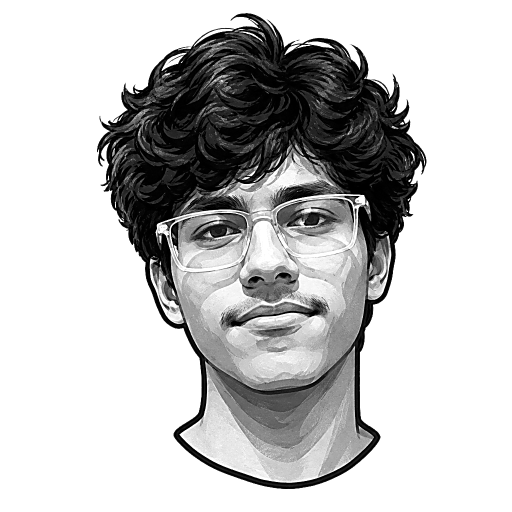
#> input picture source-prepped.png, 1024 x 1024 px (shown at 1/2 size)
$ python make_ascii_svg.py
#> lines starting #> are read from the running program, lines starting #| are printed output that depends on the picture; long printed decimals are rounded
#!/usr/bin/env python3
"""
Convert prepped portrait into an animated monochrome ASCII terminal SVG.
GitHub renders SVGs embedded via <img> and runs SMIL/CSS animations.
Rows are revealed with a staggered terminal sweep effect.
"""
import html
import os
import sys
from PIL import Image, ImageEnhance, ImageFilter

HERE = os.path.dirname(os.path.abspath(__file__))
SRC = sys.argv[1] if len(sys.argv) > 1 else os.path.join(HERE, "..", "source-prepped.png")
OUT = sys.argv[2] if len(sys.argv) > 2 else os.path.join(HERE, "..", "rushi-ascii.svg")

COLS = int(os.environ.get("COLS", 148))
ART_W_TARGET = 800
CELL_W = ART_W_TARGET / COLS
CELL_H = CELL_W * 15 / 8
ROWS = round(COLS * 8 / 15)
RAMP = " .:-=+*#%@"  # light -> dark; leading space clears white background

CONTRAST = 1.15
BRIGHTNESS = 1.0
GAMMA = 0.88
WHITE_FLOOR = 0.92    # only background becomes blank space; subject retains full character coverage

PAD = 20
TITLEBAR_H = 30
STATUS_H = 30
ART_W = COLS * CELL_W
ART_H = ROWS * CELL_H
CANVAS_W = ART_W + PAD * 2
CANVAS_H = TITLEBAR_H + ART_H + STATUS_H + PAD

BG = "#0d1117"
BG2 = "#111722"
FRAME = "#30363d"
TITLE_TEXT = "#7d8590"
INK = "#e6edf3"
CURSOR = "#c59b27"

ROW_DUR = 5.8 / ROWS
STAGGER = ROW_DUR

def generate():
    im = Image.open(SRC).convert("L")
#> im is the input picture: PIL image 1024x1024 L; min 0, max 255, mean 194.7
    im = ImageEnhance.Brightness(im).enhance(BRIGHTNESS)
    im = ImageEnhance.Contrast(im).enhance(CONTRAST)
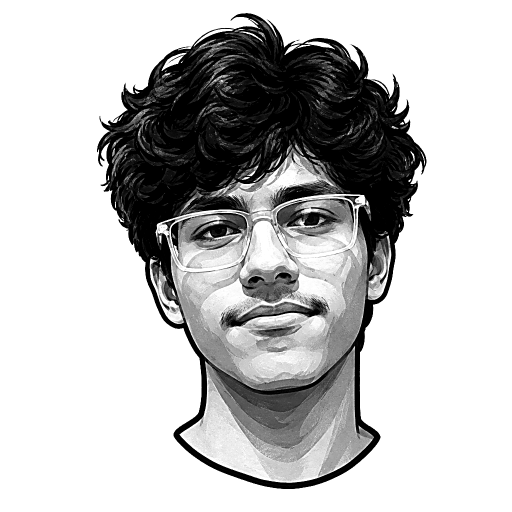
#> im: PIL image 1024x1024 L (shown at 1/2 size); min 0, max 255, mean 191.7
    im = im.resize((COLS, ROWS), Image.LANCZOS)
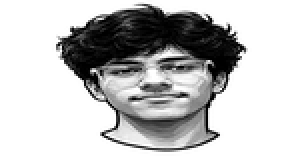
#> im: PIL image 148x79 L (shown 2 times larger); min 0, max 255, mean 191.6
    px = im.load()

    STATIC = bool(os.environ.get("STATIC"))

    rows_txt = []
    for y in range(ROWS):
        chars = []
        for x in range(COLS):
            lum = px[x, y] / 255.0
            lum = pow(lum, GAMMA)
            if lum >= WHITE_FLOOR:
                chars.append(" ")
                continue
            idx = int((1.0 - lum) * (len(RAMP) - 1) + 0.5)
            idx = max(0, min(len(RAMP) - 1, idx))
            chars.append(RAMP[idx])
        rows_txt.append("".join(chars))
#> after the loop, rows_txt = 79 items

    art_top = TITLEBAR_H + PAD * 0.35

    parts = [
        f'<svg xmlns="http://www.w3.org/2000/svg" width="{CANVAS_W}" height="{CANVAS_H}" '
        f'viewBox="0 0 {CANVAS_W} {CANVAS_H}" font-family="ui-monospace, SFMono-Regular, Menlo, Consolas, monospace">',
        f'<defs><linearGradient id="bg" x1="0" y1="0" x2="0" y2="1">'
        f'<stop offset="0" stop-color="{BG2}"/><stop offset="1" stop-color="{BG}"/></linearGradient></defs>',
        f'<rect width="{CANVAS_W}" height="{CANVAS_H}" rx="12" fill="url(#bg)"/>',
        f'<rect x="0.5" y="0.5" width="{CANVAS_W-1}" height="{CANVAS_H-1}" rx="12" fill="none" stroke="{FRAME}" stroke-width="1"/>',
        f'<line x1="0" y1="{TITLEBAR_H}" x2="{CANVAS_W}" y2="{TITLEBAR_H}" stroke="{FRAME}"/>',
    ]

    for i, dotcol in enumerate(["#ff5f56", "#ffbd2e", "#27c93f"]):
        parts.append(f'<circle cx="{PAD + i*16}" cy="{TITLEBAR_H/2}" r="5" fill="{dotcol}"/>')

    parts.append(
        f'<text x="{CANVAS_W/2}" y="{TITLEBAR_H/2 + 4}" fill="{TITLE_TEXT}" font-size="12" '
        f'text-anchor="middle">rushi@github: ~$ ./portrait.sh</text>'
    )

    font_size = CELL_H * 0.86
    for ry, line in enumerate(rows_txt):
        y = art_top + ry * CELL_H + CELL_H * 0.74
        row_y = art_top + ry * CELL_H
        delay = ry * STAGGER
        safe = html.escape(line)
        text = (f'<text xml:space="preserve" x="{PAD}" y="{y:.1f}" fill="{INK}" '
                f'font-size="{font_size:.1f}" font-weight="700" textLength="{ART_W}" lengthAdjust="spacing">{safe}</text>')

        if STATIC:
            parts.append(text)
            continue

        parts.append(
            f'<clipPath id="r{ry}"><rect x="{PAD}" y="{row_y:.1f}" height="{CELL_H}" width="0">'
            f'<animate attributeName="width" from="0" to="{ART_W}" begin="{delay:.3f}s" '
            f'dur="{ROW_DUR:.2f}s" fill="freeze"/></rect></clipPath>'
        )
        parts.append(f'<g clip-path="url(#r{ry})">{text}</g>')
        parts.append(
            f'<rect y="{row_y+1:.1f}" width="{CELL_W}" height="{CELL_H-2}" fill="{CURSOR}" opacity="0">'
            f'<animate attributeName="x" from="{PAD}" to="{PAD+ART_W}" begin="{delay:.3f}s" '
            f'dur="{ROW_DUR:.2f}s" fill="freeze"/>'
            f'<set attributeName="opacity" to="0.85" begin="{delay:.3f}s"/>'
            f'<set attributeName="opacity" to="0" begin="{delay+ROW_DUR:.3f}s"/></rect>'
        )
#> this loop made 79 passes
#> (y, row_y, delay) on passes 1 to 12: (44.5, 37, 0), (54.64, 47.14, 0.0734), (64.77, 57.27, 0.147), (74.91, 67.41, 0.22), (85.04, 77.54, 0.294), (95.18, 87.68, 0.367), (105.3, 97.81, 0.441), (115.4, 107.9, 0.514), (125.6, 118.1, 0.587), (135.7, 128.2, 0.661), (145.9, 138.4, 0.734), (156, 148.5, 0.808)
#> after the loop, parts = 246 items

    status_line_y = TITLEBAR_H + ART_H + PAD * 0.35
    status_y = status_line_y + 19
    parts.append(f'<line x1="0" y1="{status_line_y:.1f}" x2="{CANVAS_W}" y2="{status_line_y:.1f}" stroke="{FRAME}"/>')
    parts.append(f'<text x="{PAD}" y="{status_y:.1f}" fill="{TITLE_TEXT}" font-size="13">'
                 f'rushi@github:~$ whoami <tspan fill="{INK}">Rushikesh Gurav</tspan></text>')
    status_chars = len("rushi@github:~$ whoami Rushikesh Gurav ")
    parts.append(f'<rect x="{PAD + status_chars * 13 * 0.6:.1f}" y="{status_y-12:.1f}" width="8" height="14" fill="{CURSOR}">'
                 f'<animate attributeName="opacity" values="1;1;0;0" keyTimes="0;0.5;0.51;1" '
                 f'dur="1s" repeatCount="indefinite"/></rect>')

    parts.append("</svg>")
    svg = "".join(parts)
    with open(OUT, "w") as f:
        f.write(svg)
    print(f"wrote {OUT} ({len(svg)} bytes; {CANVAS_W} x {CANVAS_H})")
#| wrote scripts/../rushi-ascii.svg (65182 bytes; 840.0 x 880.676)

if __name__ == "__main__":
    generate()
